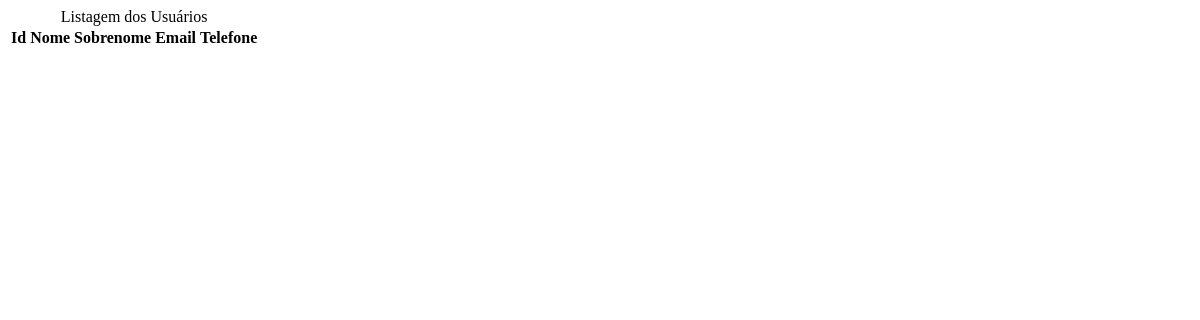
The app's page /usuario/listar/, older data.
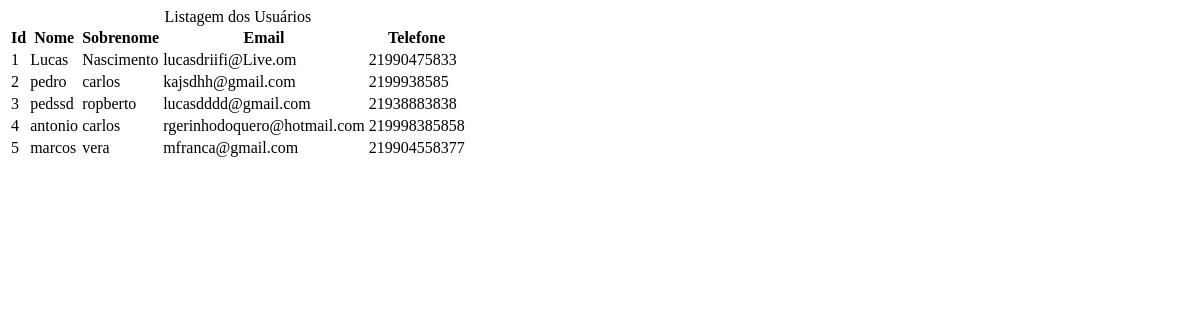
The same page, newer data.
### sistema/models.py (models this page shows, shortened)
class Usuario(models.Model):
    nome = models.CharField(max_length=50)
    sobrenome = models.CharField(max_length=50)
    cpf = models.CharField(max_length=11)
    telefone = models.CharField(max_length=20)
    email = models.EmailField()
    endereco = models.CharField(max_length=100)
    data_cadastro = models.DateTimeField(default=timezone.now)
    ativo = models.BooleanField(default=True)
    imagem = models.ImageField(blank=True, upload_to='imagens/%Y/%m')

### usuarios/views.py (the view)
# urls.py: path('listar/', views.listarUsuarios),
def listarUsuarios(request):
    usuarios = Usuario.objects.all()
    context = {
        'usuarios': usuarios,
    }
    return render(
        request,
        'usuarios/listar.html',
        context,
    )

### sistema/templates/usuarios/listar.html
<div class="container">
    <table class="table">
        <caption class="table-caption">
            Listagem dos Usuários
        </caption>
        <thead>
            <tr class="table-row table-row-header">
                <th class="table-header">Id</th>
                <th class="table-header">Nome</th>
                <th class="table-header">Sobrenome</th>
                <th class="table-header">Email</th>
                <th class="table-header">Telefone</th>
            </tr>
        </thead>
        <tbody>
            {% for usuario in usuarios %}
                <tr class="table-row">
                    <td class="table-cel"> {{ usuario.id }} </td>
                    <td class="table-cel">{{ usuario.nome }} </td>
                    <td class="table-cel">{{ usuario.sobrenome }} </td>
                    <td class="table-cel">{{ usuario.email }} </td>
                    <td class="table-cel">{{ usuario.telefone }} </td>
                </tr>
            {% endfor %}
        </tbody>
    </table>
</div>

Row changes from the older to the newer data that the page shows:
added Usuario: id "1", nome "Lucas", sobrenome "Nascimento", email "lucasdriifi@Live.om", telefone "21990475833"
added Usuario: id "2", nome "pedro", sobrenome "carlos", email "kajsdhh@gmail.com", telefone "2199938585"
added Usuario: id "3", nome "pedssd", sobrenome "ropberto", email "lucasdddd@gmail.com", telefone "21938883838"
added Usuario: id "4", nome "antonio", sobrenome "carlos", email "rgerinhodoquero@hotmail.com", telefone "219998385858"
added Usuario: id "5", nome "marcos", sobrenome "vera", email "mfranca@gmail.com", telefone "219904558377"
